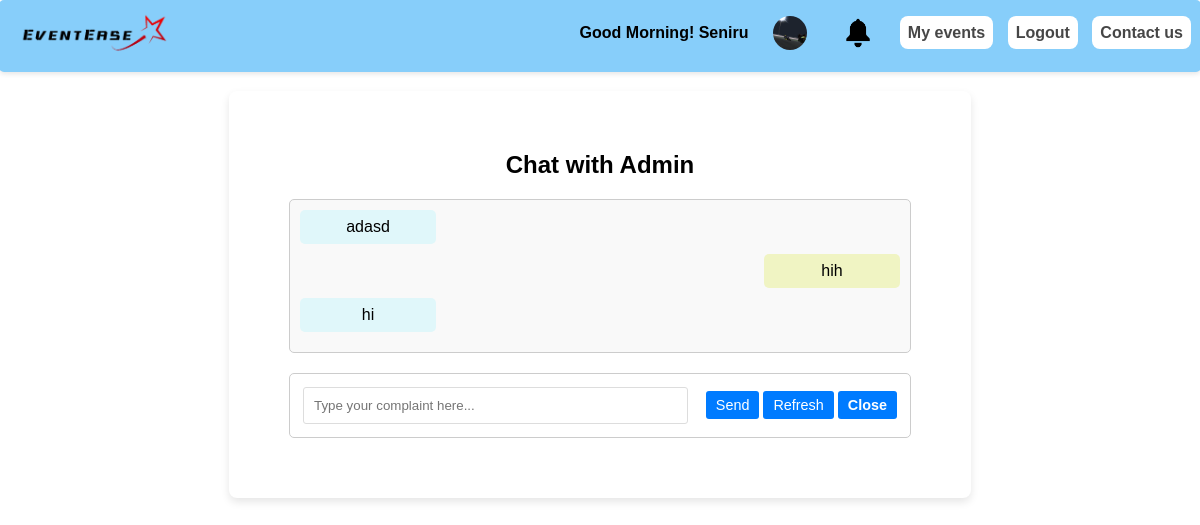
Page /chat.php (signed in) on the committed database.
### tables this page shows
CREATE TABLE `contact_support_data` (
  `row_no` int(11) NOT NULL,
  `no` int(11) NOT NULL,
  `user_msg` varchar(1000) NOT NULL,
  `admin_msg` varchar(1000) NOT NULL
);

### app/Models/contactus.php (called while the page is built, shortened)
<?php
class contactus {
    public function getChatDetails($email, Database $database) {
    $conn = $database->getConnection();
    $query = "SELECT no FROM contact_support WHERE email = ?";
    $stmt = $conn->prepare($query);
    $stmt->bind_param("s", $email);
    $stmt->execute();
    $result = $stmt->get_result();
    $chatDetails = $result->fetch_assoc();
    $no = $chatDetails['no'];
    $query2 = "SELECT user_msg, admin_msg, no FROM contact_support_data WHERE no = ?";
    $stmt2 = $conn->prepare($query2);
    $stmt2->bind_param("i", $no);
    $stmt2->execute();
    $result2 = $stmt2->get_result();
    $chats = [];
    while ($row = $result2->fetch_assoc()) {
        $chats[] = $row;
    }
    return $chats;
}
}?>

### app/Models/UserModel.php (called while the page is built, shortened)
<?php
class UserModel {
    public function getUserData($username, Database $database) {
        $conn = $database->getConnection();
        $sql = "SELECT u.*, r.role_name, c.Cnt_num
                FROM users u
                JOIN roles r ON u.usertype = r.role_id
                LEFT JOIN contact_numbers c ON u.No = c.Cnt_no
                WHERE u.username = ?";
        $stmt = $conn->prepare($sql);
        $stmt->bind_param("s", $username);
        $stmt->execute();
        $result = $stmt->get_result();
        $userData = null;
        $contactNumbers = [];
        while ($row = $result->fetch_assoc()) {
            if (!$userData) {
                $userData = $row;
                unset($userData['Cnt_num']);
            }
            if ($row['Cnt_num']) {
                $contactNumbers[] = $row['Cnt_num'];
            }
        }
        if ($userData) {
            $userData['contact_numbers'] = $contactNumbers;
            return $userData;
        } else {
            return null;
        }
    }
}
?>

### app/views/events/chat.php (the view, shortened to what this page needs)
<!DOCTYPE html>
<html lang="en">
<head>
    <link rel="stylesheet" type="text/css" href="./css/chat.css">
</head>
<body>
    <div class="chatbody">
        <div class="container">
            <div class="header">
                <h1>Chat with Admin</h1>
            </div>
            <div class="chat-container">
                <div class="messages-container">
                    <?php if (!empty($chats)): ?>
                        <?php foreach ($chats as $message): ?>
                            <?php if (!empty($message['user_msg'])): ?>
                                <div class="user-message">
                                    <?php echo htmlspecialchars($message['user_msg']); ?>
                                </div>
                            <?php endif; ?>
                            <?php if (!empty($message['admin_msg'])): ?>
                                <div class="admin-reply">
                                    <?php echo htmlspecialchars($message['admin_msg']); ?>
                                </div>
                            <?php endif; ?>
                        <?php endforeach; ?>
                    <?php else: ?>
                        <p>No chats available.</p>
                    <?php endif; ?>
                </div>
            </div>
            <div class="typing-area">
                <form method="POST" action="">
                    <table class="typing-table">
                        <tr>
                            <td>
                                <input type="text" name="message" placeholder="Type your complaint here..." class="message-input">
                            </td>
                            <td>
                                <button type="submit" class="send-button">Send</button>
                            </td>
                            <td>
                                <button type='submit' name='refresh' value='1'>Refresh</button>
                            </td>
                            <td>
                                <?php if($userData['usertype']=='0'):?>
                                    <a href="feedback.php" class="button-link">Close</a>
                                <?php else:?>
                                    <a href="userprofile.php" class="button-link">Close</a>
                                <?php endif;?>
                            </td>
                        </tr>
                    </table>
                </form>
            </div>
        </div>
    </div>
</body>
</html>

### public/css/headerstyle.css (style rules this page uses)
body { margin: -1px; padding: -1px; font-family: Arial, Helvetica, sans-serif; }
a { text-decoration: none; font-family: sans-serif; font-weight: bold; }

### public/css/chat.css (style rules this page uses)
.chat-container { border: 1px solid #ccc; padding: 10px; margin: 20px auto; border-radius: 5px; background-color: #f9f9f9; max-width: 600px; }
.messages-container { display: flex; flex-direction: column; }
.user-message, .admin-reply { padding: 8px; border-radius: 5px; margin-bottom: 10px; word-wrap: break-word; max-width: 70%; min-width: 20%; clear: both; }
.user-message { background-color: #e0f7fa; align-self: flex-start; }
.admin-reply { background-color: #f0f4c3; align-self: flex-end; }
.typing-area { margin-top: 15px; padding: 10px; background-color: #fff; border: 1px solid #ccc; border-radius: 5px; max-width: 600px; min-width: 20%; margin: 20px auto; align-items: center; }
.typing-table { width: 100%; }
.typing-table td:first-child { width: 80%; padding-right: 5px; }
.typing-table td:last-child { width: 10%; }
.typing-area input[type="text"] { width: calc(100% - 10px); padding: 10px; border: 1px solid #ddd; border-radius: 3px; box-sizing: border-box; }
.typing-area button { padding: 6px 10px; background-color: #007bff; color: white; border: none; border-radius: 3px; cursor: pointer; font-size: 0.9em; }
.header h1 { font-size: 1.5em; margin: 0; padding: 20px 0 0 0; text-align: center; }
.container { padding: 40px 60px; border-radius: 8px; margin: 20px; background-color: white; box-shadow: 0 4px 8px rgba(0, 0, 0, 0.1); width: max-content; }
.chatbody { text-align: -webkit-center; }
.button-link { padding: 6px 10px; background-color: #007bff; color: white; border: none; border-radius: 3px; cursor: pointer; font-size: 0.9em; text-decoration: none; }

### rows in the picture
contact_support_data: user_msg "adasd"
contact_support_data: admin_msg "hih"
contact_support_data: user_msg "hi"

### other values in the picture
$fname "Seniru"
